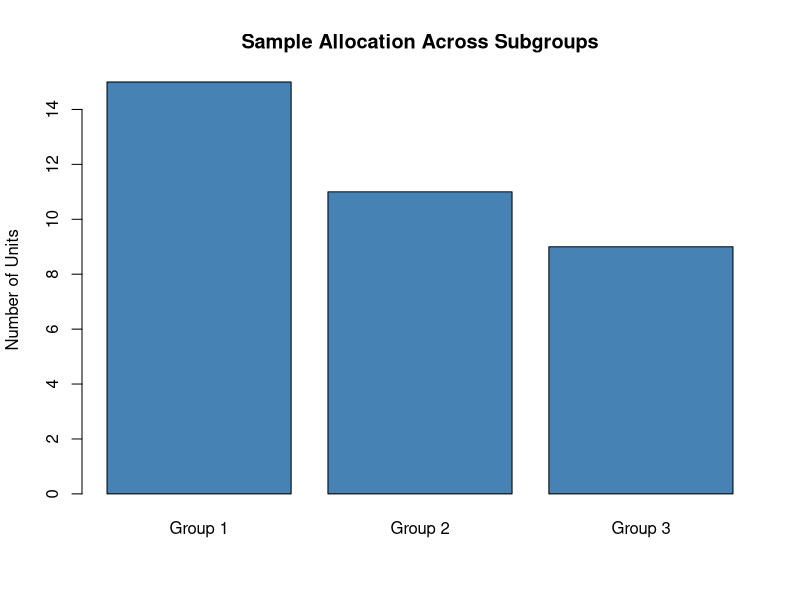
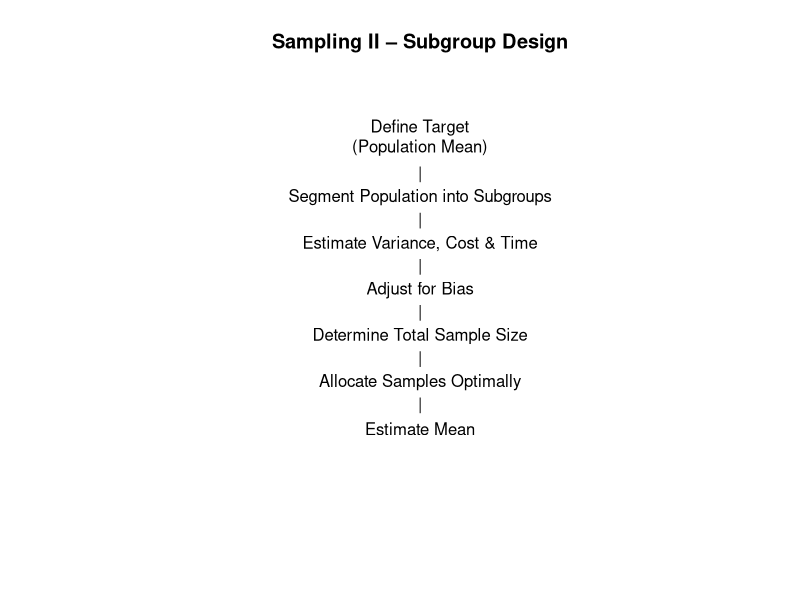

Recreate these plots in R, in order.
#########################################################
# Population Mean Estimation using Subgroups
# Bias, Cost, and Time Aware Design
#########################################################

# -------------------------------
# A. SURVEY SETUP
# -------------------------------

# Total number of subgroups
G <- 3

# Proportion of population in each subgroup
P <- c(0.40, 0.35, 0.25)

# Variability within each subgroup
Var_g <- c(16, 25, 9)
SD_g  <- sqrt(Var_g)

# Survey cost per unit (by subgroup)
Cost_g <- c(10, 15, 8)

# Time required per unit (by subgroup)
Time_g <- c(2, 3, 1.5)

# Expected sampling bias
Bias <- 0.5

# Confidence specification
alpha <- 0.05
Z_val <- qnorm(1 - alpha / 2)

# Precision requirement
error_limit <- 1.5

# -------------------------------
# B. COMPUTE TOTAL SAMPLE SIZE
# -------------------------------

sample_n <- (Z_val^2 * sum(P * Var_g)) /
  (error_limit^2 - Bias^2)

sample_n <- ceiling(sample_n)

cat("Total sample size required:", sample_n, "\n")

# -------------------------------
# C. OPTIMAL SAMPLE DISTRIBUTION
# (Cost & Time Efficient)
# -------------------------------

weight_factor <- (P * SD_g) / sqrt(Cost_g * Time_g)

n_group <- sample_n * weight_factor / sum(weight_factor)
n_group <- ceiling(n_group)

allocation_summary <- data.frame(
  Subgroup = paste("Subgroup", 1:G),
  Population_Share = P,
  Variance = Var_g,
  Cost = Cost_g,
  Time = Time_g,
  Allocated_Sample = n_group
)

print(allocation_summary)

# -------------------------------
# D. RESOURCE REQUIREMENTS
# -------------------------------

overall_cost <- sum(n_group * Cost_g)
overall_time <- sum(n_group * Time_g)

cat("Estimated Total Cost:", overall_cost, "\n")
cat("Estimated Total Time:", overall_time, "\n")

# -------------------------------
# E. VISUALIZATION: SAMPLE SPLIT
# -------------------------------

barplot(
  n_group,
  names.arg = paste("Group", 1:G),
  main = "Sample Allocation Across Subgroups",
  ylab = "Number of Units",
  col = "steelblue"
)

# -------------------------------
# F. EXPERIMENT DESIGN FLOW
# -------------------------------

plot.new()
plot.window(xlim = c(0, 10), ylim = c(0, 10))

text(5, 9, "Define Target\n(Population Mean)")
text(5, 8, "|")
text(5, 7.4, "Segment Population into Subgroups")
text(5, 6.8, "|")
text(5, 6.2, "Estimate Variance, Cost & Time")
text(5, 5.6, "|")
text(5, 5, "Adjust for Bias")
text(5, 4.4, "|")
text(5, 3.8, "Determine Total Sample Size")
text(5, 3.2, "|")
text(5, 2.6, "Allocate Samples Optimally")
text(5, 2, "|")
text(5, 1.4, "Estimate Mean")

title("Sampling II – Subgroup Design")
